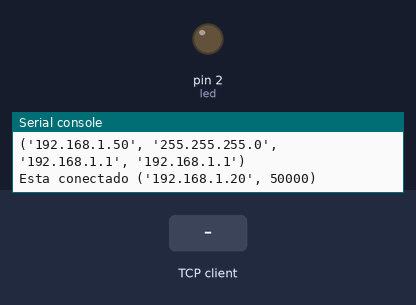
The program below on a simulated MicroPython board. Parts: output pins drawn as LEDs (lit = HIGH), the last lines printed to the serial console. Inputs (shaded band) come from the test bench. WiFi joins after 1.5 s; one TCP client connects 1 s after the port opens and stays connected.

Above: at 4.2 s.
4.3 s: the TCP client sends "1"
At 5.7 s:
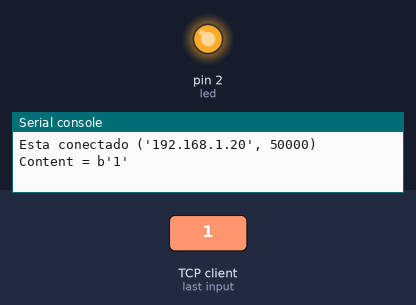
Timing chart, 0 to 7.3 s (numbered marks = the images above; inputs shaded):
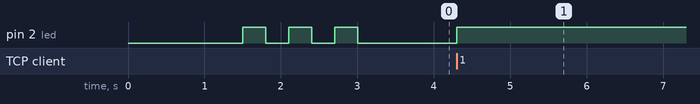

The program:

main.py
```python
#iniciamos um socket do tipo TCP
s = socket.socket(socket.AF_INET, socket.SOCK_STREAM)

#vinculamos o socket a um endereço em branco é o ip do ESP na porta 80
s.bind(('', 80))

#escutamos no maximo 5 dispositivos
s.listen(5)

#fica rodando para o cliente se conectar
while True:
    #quando um cliente tenta se conectar ele aceita e retorna um objeto
    conn, addr = s.accept()

    print('Esta conectado %s' % str(addr))
    #recebe o comando do cliente
    request = conn.recv(1024)
    request = str(request)


    print('Content = %s' % request)

    #inverte o valor do led
    led.value(not led.value())
    #Envia para o cliente o comando que foi recebido
    conn.send("O Comando "+ request+" de "+ addr[0]  +" foi recebido \n")
    #fecha a conexao
    conn.close()
```

boot.py
```python
#importa a biblioteca socket para a conexao com um dispositivo
import socket
#importa a biblioteca network para conectar ao wifi
import network

from machine import Pin
from time import sleep

#importa modulo gc para limpeza da memoria
import gc
#libera espaço excluindo objetos sem referencias
gc.collect()


import esp
#desativa os logs no prompt
esp.osdebug(None)

#nome da rede
ssid = ''
#senha da rede
password = ''

#Classe Wlan recece o parametro para informar que será conectado em uma rede
station = network.WLAN(network.STA_IF)

#ativa o modulo wireless
station.active(True)
#conecta na rede
station.connect(ssid, password)

#Espera ate que tenha se conectado
while station.isconnected() == False:
  pass

print('Connection successful')
#imprime as configuralções de Ip e pisca o led 3 vezes se a conexao foi bem sucedida
print(station.ifconfig())
led = Pin(2, Pin.OUT)
led.value(not led.value())
sleep(0.3)
led.value(not led.value())
sleep(0.3)
led.value(not led.value())
sleep(0.3)
led.value(not led.value())
sleep(0.3)
led.value(not led.value())
sleep(0.3)
led.value(not led.value())
```

Measured:
- after the input at 4.3 s, pin 2 (led): LOW → HIGH at once
